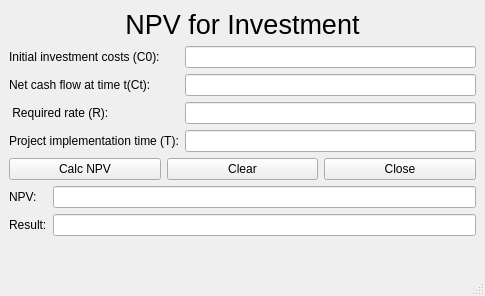
<?xml version="1.0" encoding="UTF-8"?>
<ui version="4.0">
 <class>MainWindow</class>
 <widget class="QMainWindow" name="MainWindow">
  <property name="geometry">
   <rect>
    <x>0</x>
    <y>0</y>
    <width>485</width>
    <height>296</height>
   </rect>
  </property>
  <property name="windowTitle">
   <string>MainWindow</string>
  </property>
  <widget class="QWidget" name="centralwidget">
   <layout class="QVBoxLayout" name="verticalLayout_2">
    <item>
     <layout class="QVBoxLayout" name="verticalLayout">
      <item>
       <widget class="QLabel" name="label">
        <property name="maximumSize">
         <size>
          <width>505</width>
          <height>80</height>
         </size>
        </property>
        <property name="font">
         <font>
          <pointsize>20</pointsize>
         </font>
        </property>
        <property name="text">
         <string>NPV for Investment</string>
        </property>
        <property name="alignment">
         <set>Qt::AlignCenter</set>
        </property>
       </widget>
      </item>
      <item>
       <layout class="QFormLayout" name="formLayout">
        <item row="0" column="0">
         <widget class="QLabel" name="initialInvestmentCostsLabel">
          <property name="text">
           <string>Initial investment costs (C0):</string>
          </property>
         </widget>
        </item>
        <item row="0" column="1">
         <widget class="QLineEdit" name="initialInvestmentCostsLineEdit"/>
        </item>
        <item row="1" column="0">
         <widget class="QLabel" name="netCashFlowAtTimeTCtLabel">
          <property name="text">
           <string>Net cash flow at time t(Ct):</string>
          </property>
         </widget>
        </item>
        <item row="1" column="1">
         <widget class="QLineEdit" name="netCashFlowAtTimeTCtLineEdit"/>
        </item>
        <item row="2" column="0">
         <widget class="QLabel" name="requiredRateRLabel">
          <property name="text">
           <string> Required rate (R):</string>
          </property>
         </widget>
        </item>
        <item row="2" column="1">
         <widget class="QLineEdit" name="requiredRateRLineEdit"/>
        </item>
        <item row="3" column="0">
         <widget class="QLabel" name="projectImplementationTimeTLabel">
          <property name="text">
           <string>Project implementation time (T):</string>
          </property>
         </widget>
        </item>
        <item row="3" column="1">
         <widget class="QLineEdit" name="projectImplementationTimeTLineEdit"/>
        </item>
       </layout>
      </item>
     </layout>
    </item>
    <item>
     <layout class="QHBoxLayout" name="horizontalLayout_3">
      <item>
       <widget class="QPushButton" name="pushButton_calcnpv">
        <property name="text">
         <string>Calc NPV</string>
        </property>
        <property name="icon">
         <iconset>
          <normaloff>../images/ic_money.png</normaloff>../images/ic_money.png</iconset>
        </property>
       </widget>
      </item>
      <item>
       <widget class="QPushButton" name="pushButton_clear">
        <property name="text">
         <string>Clear</string>
        </property>
        <property name="icon">
         <iconset>
          <normaloff>../images/ic_brush.png</normaloff>../images/ic_brush.png</iconset>
        </property>
       </widget>
      </item>
      <item>
       <widget class="QPushButton" name="pushButton_close">
        <property name="text">
         <string>Close</string>
        </property>
        <property name="icon">
         <iconset>
          <normaloff>../images/ic_cross.png</normaloff>../images/ic_cross.png</iconset>
        </property>
       </widget>
      </item>
     </layout>
    </item>
    <item>
     <layout class="QFormLayout" name="formLayout_2">
      <item row="0" column="0">
       <widget class="QLabel" name="nPVLabel">
        <property name="text">
         <string>NPV:</string>
        </property>
       </widget>
      </item>
      <item row="0" column="1">
       <widget class="QLineEdit" name="nPVLineEdit"/>
      </item>
      <item row="1" column="0">
       <widget class="QLabel" name="resultLabel">
        <property name="text">
         <string>Result:</string>
        </property>
       </widget>
      </item>
      <item row="1" column="1">
       <widget class="QLineEdit" name="resultLineEdit"/>
      </item>
     </layout>
    </item>
   </layout>
  </widget>
  <widget class="QMenuBar" name="menubar">
   <property name="geometry">
    <rect>
     <x>0</x>
     <y>0</y>
     <width>485</width>
     <height>22</height>
    </rect>
   </property>
  </widget>
  <widget class="QStatusBar" name="statusbar"/>
 </widget>
 <resources/>
 <connections>
  <connection>
   <sender>pushButton_clear</sender>
   <signal>clicked()</signal>
   <receiver>initialInvestmentCostsLineEdit</receiver>
   <slot>clear()</slot>
   <hints>
    <hint type="sourcelabel">
     <x>242</x>
     <y>193</y>
    </hint>
    <hint type="destinationlabel">
     <x>324</x>
     <y>81</y>
    </hint>
   </hints>
  </connection>
  <connection>
   <sender>pushButton_clear</sender>
   <signal>clicked()</signal>
   <receiver>netCashFlowAtTimeTCtLineEdit</receiver>
   <slot>clear()</slot>
   <hints>
    <hint type="sourcelabel">
     <x>242</x>
     <y>193</y>
    </hint>
    <hint type="destinationlabel">
     <x>324</x>
     <y>106</y>
    </hint>
   </hints>
  </connection>
  <connection>
   <sender>pushButton_clear</sender>
   <signal>clicked()</signal>
   <receiver>requiredRateRLineEdit</receiver>
   <slot>clear()</slot>
   <hints>
    <hint type="sourcelabel">
     <x>242</x>
     <y>193</y>
    </hint>
    <hint type="destinationlabel">
     <x>324</x>
     <y>131</y>
    </hint>
   </hints>
  </connection>
  <connection>
   <sender>pushButton_clear</sender>
   <signal>clicked()</signal>
   <receiver>projectImplementationTimeTLineEdit</receiver>
   <slot>clear()</slot>
   <hints>
    <hint type="sourcelabel">
     <x>242</x>
     <y>193</y>
    </hint>
    <hint type="destinationlabel">
     <x>324</x>
     <y>156</y>
    </hint>
   </hints>
  </connection>
  <connection>
   <sender>pushButton_clear</sender>
   <signal>clicked()</signal>
   <receiver>nPVLineEdit</receiver>
   <slot>clear()</slot>
   <hints>
    <hint type="sourcelabel">
     <x>242</x>
     <y>193</y>
    </hint>
    <hint type="destinationlabel">
     <x>262</x>
     <y>230</y>
    </hint>
   </hints>
  </connection>
  <connection>
   <sender>pushButton_clear</sender>
   <signal>clicked()</signal>
   <receiver>resultLineEdit</receiver>
   <slot>clear()</slot>
   <hints>
    <hint type="sourcelabel">
     <x>242</x>
     <y>193</y>
    </hint>
    <hint type="destinationlabel">
     <x>262</x>
     <y>255</y>
    </hint>
   </hints>
  </connection>
  <connection>
   <sender>pushButton_clear</sender>
   <signal>clicked()</signal>
   <receiver>initialInvestmentCostsLineEdit</receiver>
   <slot>setFocus()</slot>
   <hints>
    <hint type="sourcelabel">
     <x>242</x>
     <y>193</y>
    </hint>
    <hint type="destinationlabel">
     <x>324</x>
     <y>81</y>
    </hint>
   </hints>
  </connection>
 </connections>
</ui>
